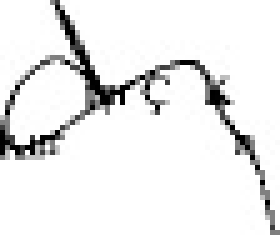
#> input picture sign_3.jpg, 56 x 47 px, given in place of in2.jpg, which was not available (shown 5 times larger)
$ jupyter execute SE4.ipynb
#> lines starting #> are read from the running program, lines starting #| are printed output that depends on the picture; after the words box and inside, x2 and y2 are one past the last pixel; in counts of white or black regions, pixels touching at a corner belong together; long printed decimals are rounded; pictures that were not available may be replaced by others from this repository, and a replacement may not be noted
[cell 1]
import cv2
import os
from PIL import Image
import sys
import numpy as np
import matplotlib.pyplot as plt
from skimage import measure, morphology
from skimage.color import label2rgb
from skimage.measure import regionprops
import re

[cell 2]
# read the input image
imgi=os.path.join('/home/administrator/TE/in2.jpg')
img = cv2.imread(imgi)
#> img is the input picture: shape (47, 56, 3); min 0, max 255, mean 235.3
img = cv2.threshold(img, 127, 255, cv2.THRESH_BINARY)[1]  # ensure binary
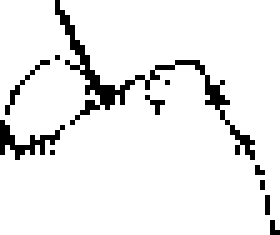
#> img: shape (47, 56, 3) (shown 5 times larger); 92.6% white; black in thin lines or dots

# connected component analysis by scikit-learn framework
blobs = img > img.mean()
#> blobs: shape (47, 56, 3) bool; 92.6% white; black in thin lines or dots
blobs_labels = measure.label(blobs, background=1)
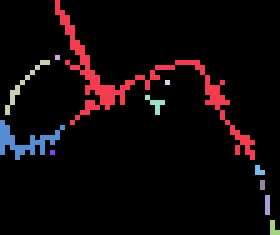
#> blobs_labels: shape (47, 56, 3) int32 (shown 5 times larger); 12 distinct labels, from 0 to 11; one colour per label, 0 black

[cell 3]
#variable dicleration
the_biggest_component = 0
total_area = 0
counter = 0
average = 0.0
for region in regionprops(blobs_labels):
    if (region.area > 10):
        total_area = total_area + region.area
        counter = counter + 1
    # print region.area # (for debugging)
    # take regions with large enough areas
    if (region.area >= 250):
        if (region.area > the_biggest_component):
            the_biggest_component = region.area
#> this loop made 11 passes
#> (total_area, the_biggest_component) on pass 1: (378, 378)
#> total_area on passes 3, 5, 6, 10, 11: 417, 435, 540, 552, 564
#> after the loop, counter = 6; the_biggest_component = 378; total_area = 564

average = (total_area/counter)
#> average = 94
print("the_biggest_component: " + str(the_biggest_component))
#| the_biggest_component: 378.0
print("average: " + str(average))
#| average: 94.0

# experimental-based ratio calculation
# a4_constant is used as a threshold value to remove connected pixels
# are smaller than a4_constant for A4 size scanned documents
a4_constant = ((average/84.0)*250.0)+100
#> a4_constant = 379.8
print("a4_constant: " + str(a4_constant))
#| a4_constant: 379.762

# remove the connected pixels are smaller than a4_constant
b = morphology.remove_small_objects(blobs_labels, a4_constant)
#> b: shape (47, 56, 3) int32; every value is 0
# save the the pre-version which is the image is labelled with colors
# as considering connected components
b = b.astype(np.uint8)
#> b: shape (47, 56, 3); every value is 0
plt.imsave('pre_version.png', b)
# read the pre-version
img = cv2.imread('pre_version.png', 0)
#> img: shape (47, 56); every value is 0
# ensure binary
img = cv2.threshold(img, 0, 255, cv2.THRESH_BINARY_INV | cv2.THRESH_OTSU)[1]
#> img: shape (47, 56); every value is 255
# save the the result which is having all the signatures in the image.
cv2.imwrite("output.jpg", img)
#> Out = True

[cell 4]
image = cv2.imread('/home/administrator/TE/output.jpg')
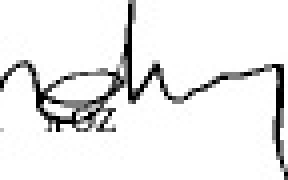
#> input picture sign_5.jpg, 72 x 45 px, given in place of output.jpg, which was not available (shown 4 times larger)
#> image is the input picture: shape (45, 72, 3); min 0, max 255, mean 233.5
#--- Image was too big hence I resized it ---
image = cv2.resize(image, (0, 0), fx = 0.5, fy = 0.5)
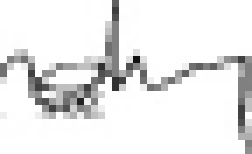
#> image: shape (22, 36, 3) (shown 7 times larger); min 18, max 255, mean 233.1

#--- Converting image to grayscale ---
gray = cv2.cvtColor(image, cv2.COLOR_BGR2GRAY)

#--- Performing inverted binary threshold ---
retval, thresh_gray = cv2.threshold(gray, 0, 255, type = cv2.THRESH_BINARY_INV | cv2.THRESH_OTSU)
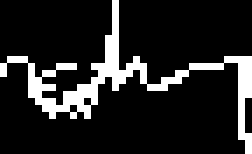
#> thresh_gray: shape (22, 36) (shown 7 times larger); 14.3% white in thin lines or dots
#> retval = 176
#--- finding contours ---
contours, hierarchy = cv2.findContours(thresh_gray,cv2.RETR_EXTERNAL, \
                                              cv2.CHAIN_APPROX_SIMPLE)
#> contours = 1 contour; box (x1, y1, x2, y2) and area: (0, 0, 36, 22) 44

for i, c in enumerate(contours):
    if cv2.contourArea(c) > 100:
        x, y, w, h = cv2.boundingRect(c)
        roi = image[y  :y + h, x : x + w ]
        cv2.imwrite('sign_{}.jpg'.format(i), roi)
#> this loop made 1 pass
cv2.destroyAllWindows()
